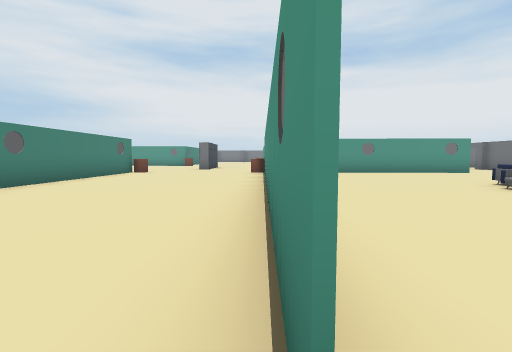
view 1 (above)

24 first-person views from a walk through a 3-D level made in the Unity game engine. The camera is 1.2 m above the floor, tilts 4° down and sees 85° across. The floor is counted in squares, 2 m on a side. Each view is taken from the middle of a square. On the plan, view 1 faces up. The plan holds only what a view shows up to about 9 squares ahead; the rest is blank. The place goes on beyond the plan. Surface patterns are stand-ins for the level's own textures.

view 2
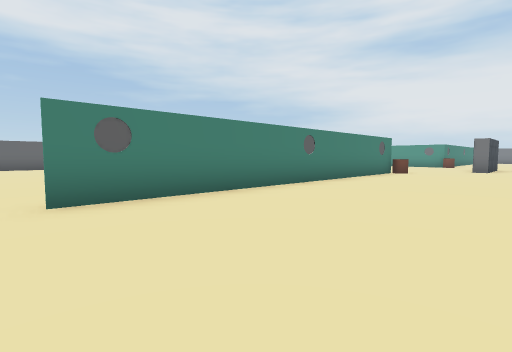

view 3
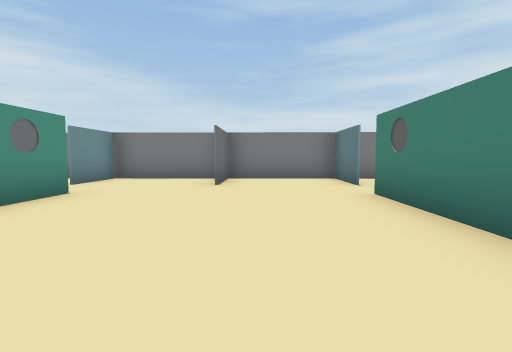

view 4
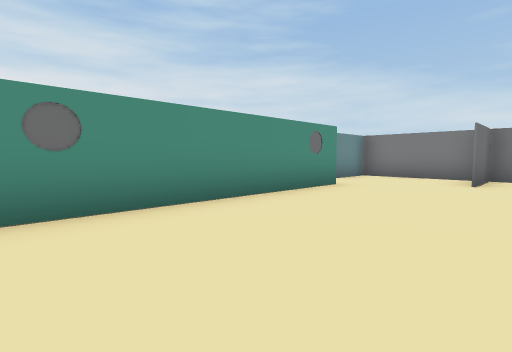

view 5
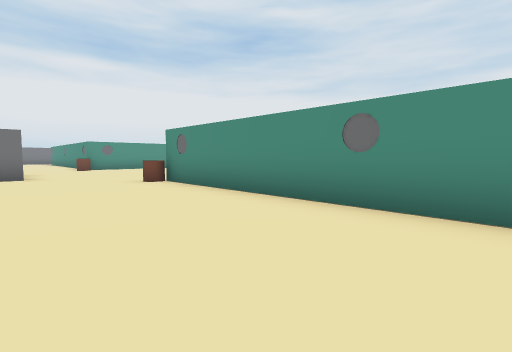

view 6
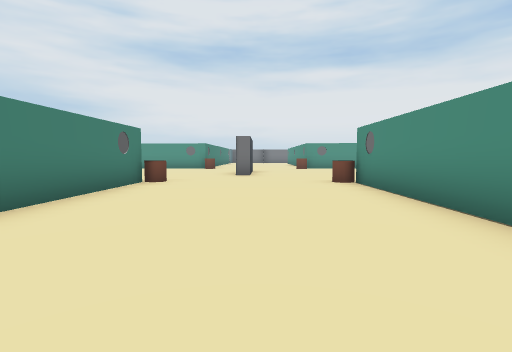

view 7
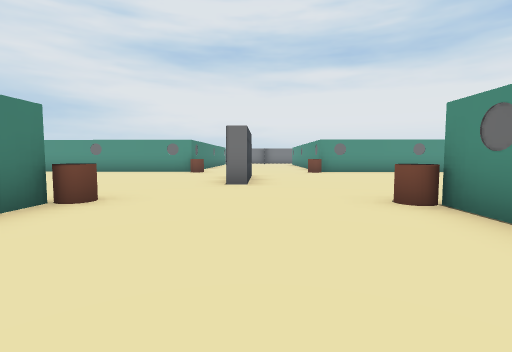

view 8
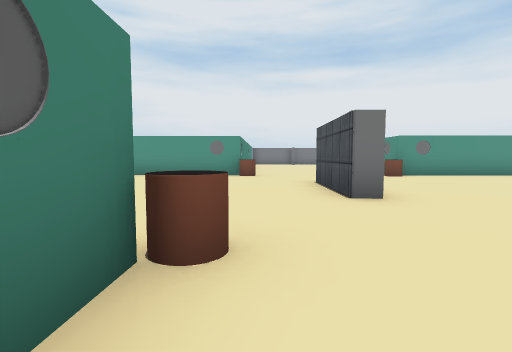

view 9
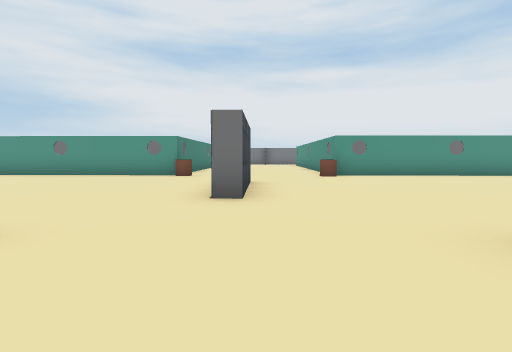

view 10
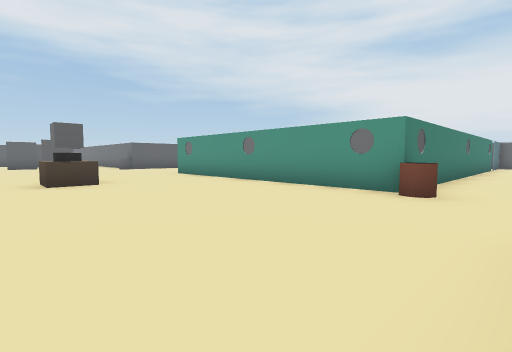

view 11
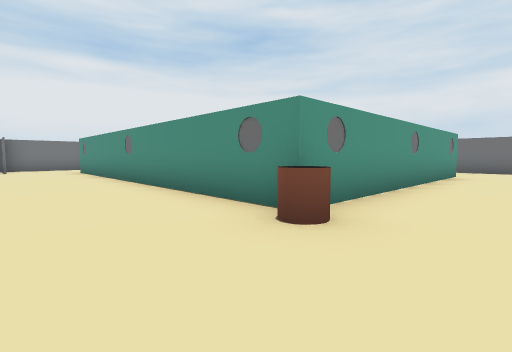

view 12
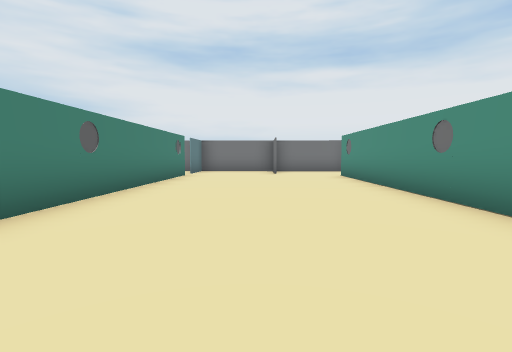

view 13
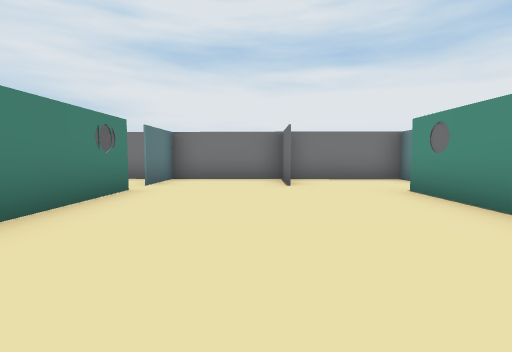

view 14
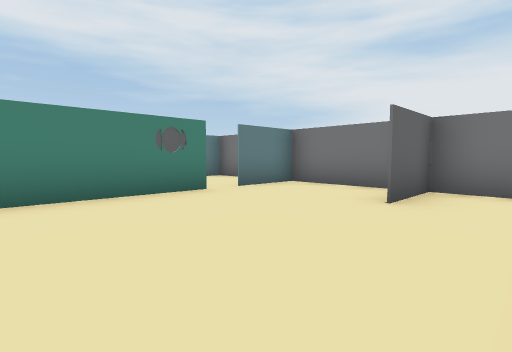

view 15
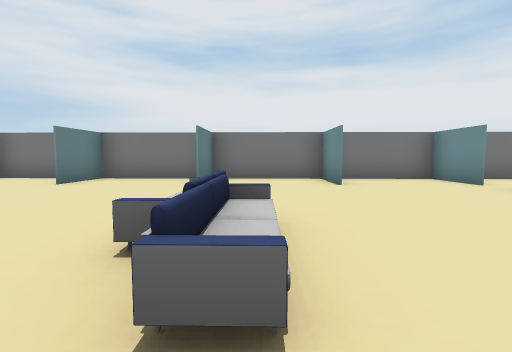

view 16
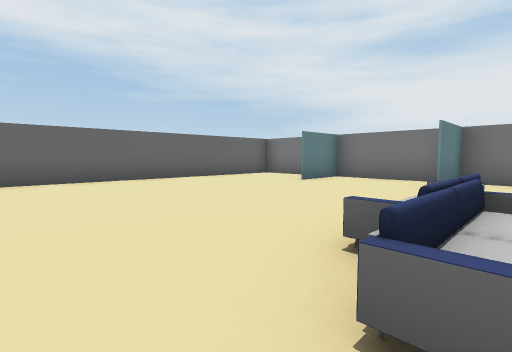

view 17
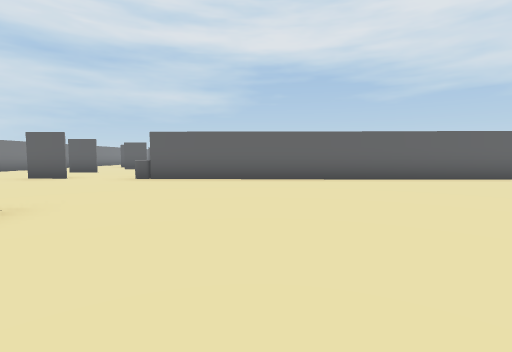

view 18
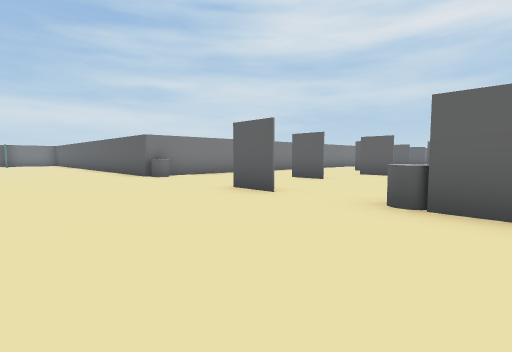

view 19
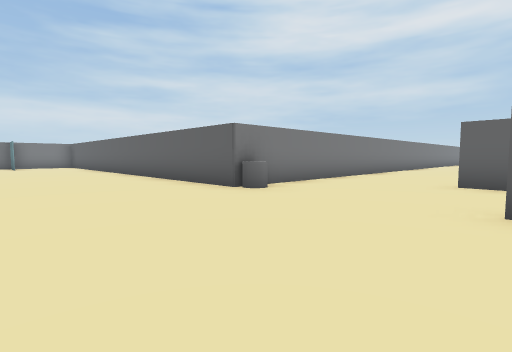

view 20
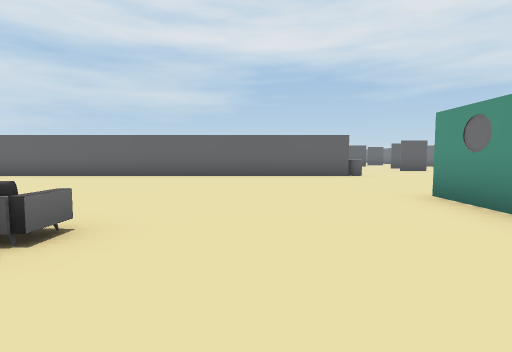

view 21
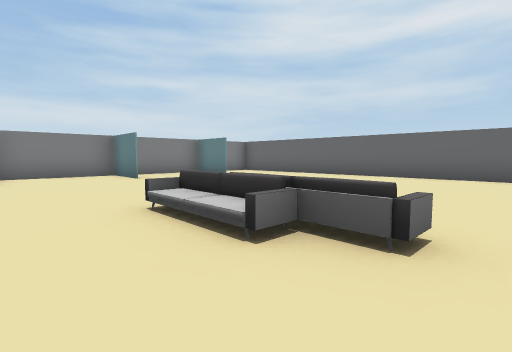

view 22
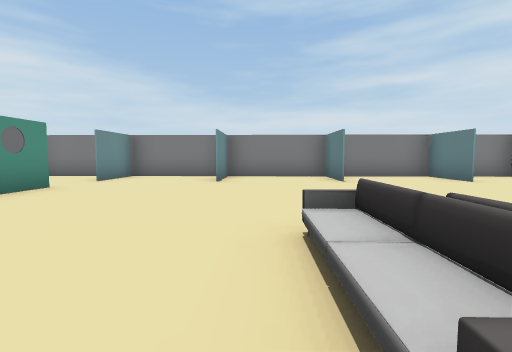

view 23
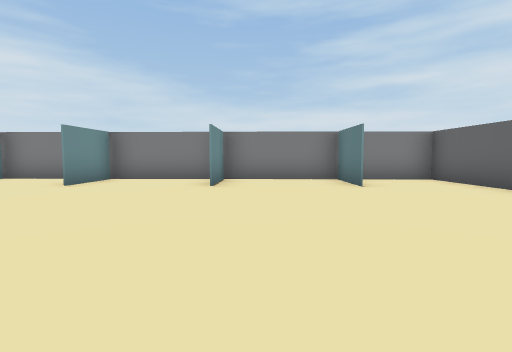

view 24
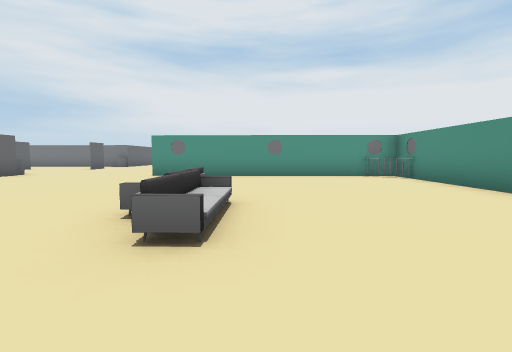

### Floor plan
Points are (right, up) in squares from view 1. A wall is a line through its corners. A room is listed if a view was taken in it or the views show most of it. See-through windows are left out.
Room 1 (views 1, 2, 3, 4, 5, 6, 7, 8, 9, 10)
walls: (0.1, 0.4) (0.3, 10.5); (-4.7, 10.6) (-4.9, 0.5); (-5.1, -0.7) (-5.2, -2.5); (-2.2, -2.6) (-2.2, -0.8); (-2.2, 12.9) (-2.6, 13); (-4.9, -2.5) (2.3, -2.7); (0.9, -2.8) (0.9, -0.9)
ways out: opening at (-5, 0) to room 2; opening at (-3.3, 12) to room 2; opening at (-1.5, 11.5); opening at (0, 0)
Room 2 (views 11, 12, 13, 14, 15, 16, 17, 18, 19, 20, 21, 22, 23, 24)
walls: (-9.8, 14.7) (-9.8, 13.9); (-16.5, 16) (-16.5, 14.7); (-2.6, 13) (-2.6, 15.6); (-4.9, 9.7) (-5.6, 10.4); (0.5, 17.8) (0.7, 27.9); (-4.8, 6.5) (-4.7, 10.5) (-12.3, 10.7); (-19.6, 10.9) (-16.6, 10.8) (-16.6, -2.3) (-4.9, -2.5); (-7.2, 28.8) (-7.2, 30.6) (-7.2, 29.9); (-4.3, 28) (-4.5, 17.9) (-10.8, 18.1); (-16.2, 28.6) (-16.4, 18.1); (-10.2, 30.6) (-10.2, 28.9); (-13.2, 30.7) (-13.3, 28.9); (-1.3, 28.8) (-1.3, 30.3); (-4.2, 30.5) (-4.3, 28.7) (-4.3, 30.5); (-4.9, 0.5) (-4.9, 1.6); (-11.1, -0.6) (-11.1, -2.4) (-11.1, -0.6); (-1.2, 30.4) (-1.3, 28.7); (-14.1, -0.5) (-14.2, -2.3); (1.8, 29.7) (1.8, 30.3) (-16.1, 30.7); (-8.1, -2.4) (-8.1, -0.7); (-5.2, -2.6) (-5.2, -0.7)
low walls: (-9.5, 14.9) (-9.6, 13.9); (-9.8, 13.9) (-10.5, 13.9)
ways out: opening at (-5, 0) to room 1; opening at (-3.3, 12) to room 1; opening at (-1, 17); gap at (-4, 28.5)
objects: other object (-9, 26)

Positions as (right, up) in squares from view 1, and headings:
1: (0, 0), facing up
2: (-1, 0), facing up-left
3: (-3, 5), facing down
4: (-3, 6), facing down-right
5: (-3, 4), facing up-right
6: (-2, 4), facing up
7: (-2, 7), facing up
8: (-4, 9), facing up
9: (-2, 9), facing up
10: (-3, 13), facing up-left
11: (-2, 16), facing up-right
12: (-2, 19), facing up
13: (-2, 23), facing up
14: (0, 25), facing up-left
15: (-9, 23), facing up
16: (-9, 23), facing up-left
17: (-9, 21), facing left
18: (-13, 19), facing down-left
19: (-13, 15), facing down-left
20: (-8, 8), facing left
21: (-8, 7), facing down-left
22: (-9, 6), facing down
23: (-12, 5), facing down
24: (-9, 2), facing up
